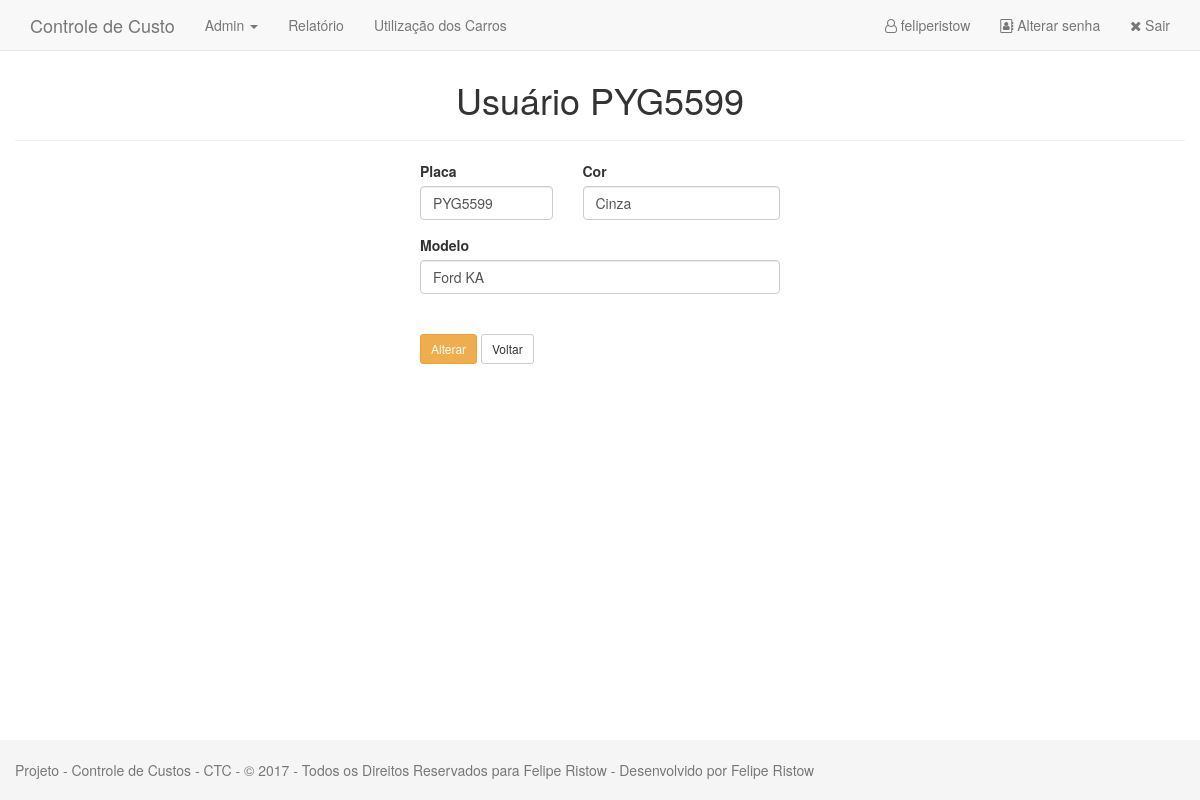
Page /atualizarcarro.php?placa=PYG5599 (signed in) on the committed database.
### tables this page shows
CREATE TABLE IF NOT EXISTS `carros` (
  `placa` varchar(255) NOT NULL,
  `modelo` varchar(255) NOT NULL,
  `cor` varchar(255) NOT NULL
);

### classes/Conexao.php (called while the page is built, shortened)
<?php
class Conexao{
    public function Conectar(){
        $conn = mysqli_connect("mysql.hostinger.com.br", "u322120177_root", "feristow1508", "u322120177_ctc");
        return $conn;
    }
}

### dao/CarroDAO.php (called while the page is built, shortened)
<?php
require_once 'classes/Conexao.php';
require_once 'classes/Carro.php';
class CarroDAO {
    public function getObjCarro($placa, $conn){
        $c = new Carro();
        $query = mysqli_query($conn, "SELECT * FROM carros WHERE placa = '$placa'");
        while($car = mysqli_fetch_array($query)){
            $c->setPlaca($car['placa']);
            $c->setModelo($car['modelo']);
            $c->setCor($car['cor']);
        }
        return $c;
    }
}

### classes/Carro.php (called while the page is built, shortened)
<?php
require_once 'Conexao.php';
class Carro {
    private $placa;
    private $modelo;
    private $cor;
    function getPlaca() {
        return $this->placa;
    }
    function getModelo() {
        return $this->modelo;
    }
    function getCor() {
        return $this->cor;
    }
    function setPlaca($placa) {
        $this->placa = $placa;
    }
    function setModelo($modelo) {
        $this->modelo = $modelo;
    }
    function setCor($cor) {
        $this->cor = $cor;
    }
}

### atualizarcarro.php (the view, shortened to what this page needs)
<!DOCTYPE html>
<?php
    require_once 'classes/Conexao.php';
    require_once 'classes/Carro.php';
    require_once 'dao/CarroDAO.php';
    $conn = new Conexao();
    $carrodao = new CarroDAO();
    $carro = $carrodao->getObjCarro($_GET['placa'], $conn->Conectar());
?>
<html lang="en">
  <head>
    <link href="css/sticky-footer.css" rel="stylesheet">
    <link href="font-awesome-4.7.0/css/font-awesome.min.css" rel="stylesheet">
    <link href="css/bootstrap.min.css" rel="stylesheet">
    <link href="css/ie10-viewport-bug-workaround.css" rel="stylesheet">
  </head>
  <body>
      <?php
      require_once("menu.php");
      ?>
      <div class="container">
        <div class="row">
            <h1 class="text-center">Usuário <?= $carro->getPlaca(); ?></h1>
            <hr>
            <div class="col-lg-offset-4 col-lg-4 col-lg-offset-4">
                <form action="alterarcarro.php" method="post">
                    <div class="row">
                        <div class="form-group col-lg-5">
                        <label for="placa">Placa</label>
                        <?php
                            echo '<input type="text" class="form-control" id="txtplaca" name="placa" required value="' . $carro->getPlaca() . '"/>';
                        ?>
                        </div>
                        <div class="form-group col-lg-7">
                            <label for="cor">Cor</label>
                            <?php
                            echo '<input type="text" class="form-control" id="txtcor" name="cor" required value="' . $carro->getCor() . '"/>';
                            ?>
                        </div>
                    </div>
                    <div class="row">
                        <div class="form-group col-lg-12">
                            <label for="modelo">Modelo</label>
                            <?php
                            echo '<input type="type" class="form-control" id="txtmodelo" name="modelo" required value="' . $carro->getModelo() . '"/>'
                            ?>
                        </div>
                    </div>
                    <div class="form-group pull-left" style="margin-top: 25px;">
                        <input type="submit" class="btn btn-warning btn-sm" value="Alterar" />
                        <a href="carros.php" class="btn btn-default btn-sm">Voltar</a>
                    </div>
                </form>
            </div>
        </div>
      </div>
      <br>
      <br>
    <footer class="footer">
      <div class="container-fluid">
        <span class="text-muted">Projeto - Controle de Custos - CTC - © 2017 - Todos os Direitos Reservados para Felipe Ristow - Desenvolvido por Felipe Ristow</span>
      </div>
    </footer>
  </body>
</html>

### css/sticky-footer.css (style rules this page uses)
html { position: relative; min-height: 100%; }
body { margin-bottom: 60px; }
.footer { position: absolute; bottom: 0; width: 100%; height: 60px; line-height: 60px; background-color: #f5f5f5; }

### rows in the picture
carros: placa "PYG5599", cor "Cinza", modelo "Ford KA"

### other values in the picture
$_SESSION['nomeusuario'] "feliperistow"
